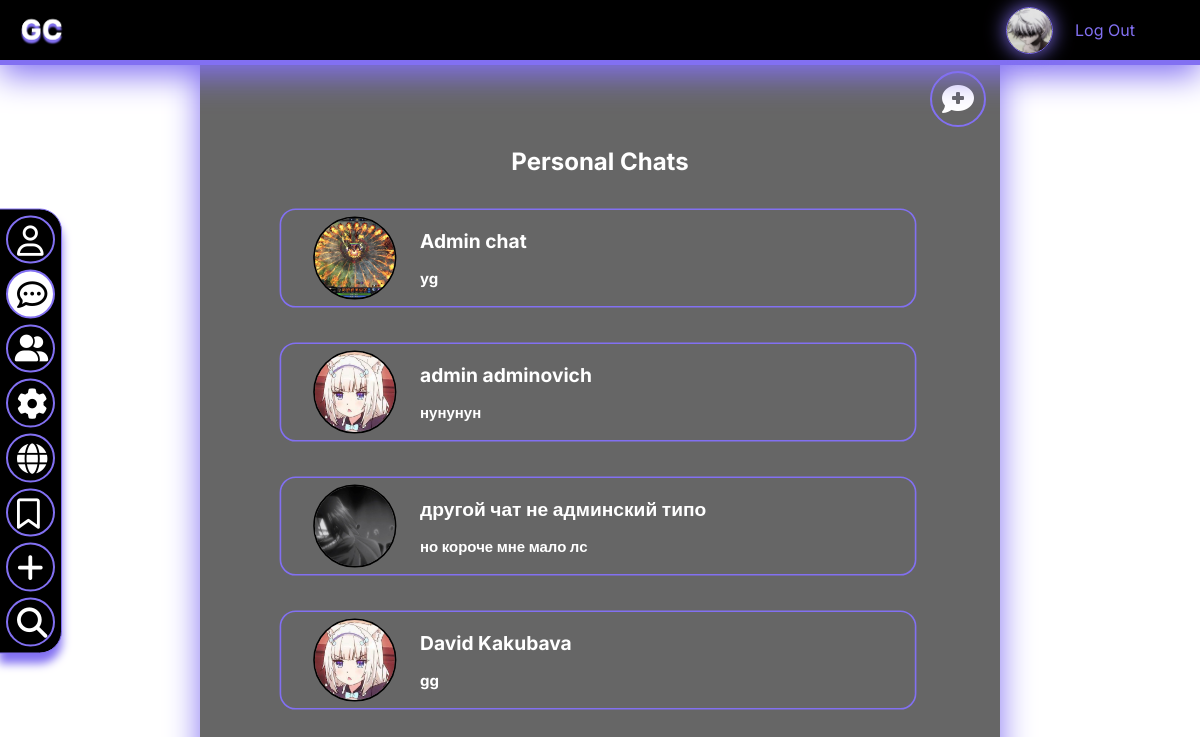
Screenshot of /chatlist (signed in) with the database file from the repository.
### chat/models.py (models this page shows)
class Message(models.Model):
    chat = models.ForeignKey(to=Chat, on_delete=models.CASCADE,
                             verbose_name=_('chat'))
    author = models.ForeignKey(to=User, on_delete=models.CASCADE,
                               verbose_name=_('author'))
    content = models.TextField(verbose_name=_('content'))
    is_read = models.BooleanField(default=False,
                                  verbose_name=_('message has been read'))
    date_create = models.DateTimeField(auto_now=True,
                                       verbose_name=_('date of creation'))
    class Meta:
        verbose_name = _('message')
        verbose_name_plural = _('messages')

class Chat(models.Model):
    name = models.CharField(max_length=50, blank=True,
                            verbose_name=_('chat name'))
    avatar = models.ImageField(upload_to="images/chat_avatars/",
                               default="images/DEFAULT_CHAT_AVATAR.jpg",
                               blank=True)
    is_multy = models.BooleanField(default=False,
                                   verbose_name=_('is multichat'))
    date_create = models.DateTimeField(auto_now=True,
                                       verbose_name=_('date of creation'))
    class Meta:
        verbose_name = _('chat')
        verbose_name_plural = _('chats')

### chat/views.py (the view)
# urls.py: path('chatlist', chat_views.chat_list, name='chat-list'),
@login_required
def chat_list(request):
    def clear(chats):
        for chat in chats:
            if chat['last_message'] is not None:
                yield chat
    context = {}
    chats_objects = get_chats(request.user)
    chats = [generate_chat(chat, request.user)
             for chat
             in chats_objects]
    context['chats'] = clear(chats)
    return render(request, 'chatlist.html', context)

### chat/utils.py (called while the page is built)
def get_chats(user) -> list:
    chats = [access.chat
             for access
             in Access.objects.filter(user=user)
             if access.mode != 0]
    return chats

def generate_chat(chat: Chat, current_user: User) -> dict:
    response = {'id': chat.id,
                'name': get_chat_name(chat, current_user),
                'avatar': get_chat_avatar(chat, current_user),
                'last_message': get_last_message(chat),
                'is_multy': chat.is_multy,
                'info_link': get_chat_info_link(chat, current_user)}
    return response

def get_last_message(chat: Chat) -> Message:
    message = Message.objects.filter(chat=chat).last()
    return message

def get_interlocutor(chat: Chat, current_user: User) -> User | None:
    if chat.is_multy:
        return None
    members = [access.user
               for access
               in Access.objects.filter(chat=chat)]
    for member in members:
        if member == current_user:
            continue
        interlocutor = member
    return interlocutor

def get_chat_name(chat: Chat, current_user: User) -> str:
    if chat.is_multy:
        return chat.name
    friend = get_interlocutor(chat, current_user)
    friend = get_profile(friend)
    return f'{friend.name} {friend.surname}'

def get_chat_avatar(chat: Chat, current_user: User) -> ImageFieldFile:
    if chat.is_multy:
        return chat.avatar
    friend = get_interlocutor(chat, current_user)
    friend = get_profile(friend)
    return friend.avatar

def get_chat_info_link(chat: Chat, current_user: User):
    if chat.is_multy:
        return reverse('multychat-info', args=[chat.id])
    else:
        return reverse('profile', args=[get_interlocutor(chat, current_user).id])

### main/context_processors.py (called while the page is built, shortened)
def get_self_profile(request):
    if request.user.is_authenticated:
        profile = Profile.objects.get(user=request.user)
    context = {'self_profile': {'id': profile.id,
                           'name': profile.name,
                           'surname': profile.surname,
                           'full_name': f'{profile.name} {profile.surname}',
                           'avatar': profile.avatar,
                           }}
    return context

### users/utils.py (called while the page is built)
def get_profile(user: User) -> Profile:
    profile = Profile.objects.get(user=user)
    return profile

### chat/templates/chatlist.html (shortened to what this page needs)
{% extends 'base.html' %}
{% load static %}
{% block style %}<link rel="stylesheet" href="{% static '/css/chatlist.css' %}">{% endblock %}
{% block content %}
    <div class="chat_box">
        <a href="{% url 'new-multychat' %}" class = "create_chat"><i class="fa-solid fa-comment-medical create"></i></a>
        <h2 style="text-align:center;"> Personal Chats </h2>
        {% for chat in chats %}
        <a href="{% url 'chat' chat.id %}">
            <div class="chat_item">
                <img class="chat-user-pic image_avatar" src="{{chat.avatar.url}}">
                <div class="chat_texts">
                <h2>{{ chat.name }}</h2>
                {% if chat.last_message %}
                <h3 id="last_message">{{ chat.last_message.content }}</h3>
                {% endif %}
                </div>
            </div>
        </a>
        {% endfor %}
    </div>
{% endblock %}

### main/templates/base.html (shortened to what this page needs)
{% load static %}
<!DOCTYPE html>
<html lang="en">
<head>
    <link rel="stylesheet" href="{% static '/css/base.css' %}">
    {% block style %}{% endblock %}
</head>
<body>
<header>
    <div class = "header_menu">
        <a href = "{% url 'home' %}" class = "logo_h">
            <img src = "{% static '/images/logo.png' %}" class = "logo_h" alt = "Home Page">
        </a>
    </div>
    {% if user.is_authenticated %}
        <div class="auth_box">
            <img class="image_avatar header_avatar" src="{{self_profile.avatar.url}}" alt="">
            <a href="{% url 'logout' %}" class="auth_btn ">Log Out</a>
        </div>
    {% else %}
        <div class="auth_box">
            <a href="{% url 'registration' %}" class="auth_reg_btn">Registration</a>
            <a href="{% url 'login' %}" class="auth_btn">Log In</a>
        </div>
     {% endif %}
</header>
<div class = "navigation">
    <div  class = "side_menu">
        <div id = "prof" class = "side_icon">
            <a class = "hr" href = "{% url 'self-profile' %}">
                <i class="fa-regular fa-user icona"></i>
            </a>
        </div>
        <div  id = "mes" class = "side_icon">
            <a class = "hr" href = "{% url 'chat-list' %}">
                <i class="fa-regular fa-comment-dots icona"></i>
            </a>
        </div>
        {% if user.is_authenticated %}
        <div  id = "friend" class = "side_icon">
            <a class = "hr" href = "{% url 'friend-list' self_profile.id %}">
                <i class="fa-solid fa-user-group icona"></i>
            </a>
        </div>
        {% else %}
        <div  id = "friend" class = "side_icon">
            <a class = "hr" href = "{% url 'chat-list' %}">
                <i class="fa-solid fa-user-group icona"></i>
            </a>
        </div>
        {% endif %}
        <div  id = "set" class = "side_icon">
            <a class = "hr" href = "{% url 'setting' %}">
                <i class="fa-solid fa-gear icona"></i>
            </a>
        </div>
        <div id = "glob" class = "side_icon">
            <a class = "hr" href = "{% url 'home' %}">
                <i class="fa-solid fa-globe icona"></i>
            </a>
        </div>
        <div  id = "book" class = "side_icon">
            <a class = "hr" href = "{% url 'bookmarks' %}">
                <i class="fa-regular fa-bookmark icona"></i>
            </a>
        </div>
        <div  id = "add" class = "side_icon">
            <a class = "hr" href = "{% url 'addpost' %}">
                <i class="fa-sharp fa-solid fa-plus icona"></i>
            </a>
        </div>
        <div  id = "f" class = "side_icon">
            <a class = "hr" href = "{% url 'findfriend' %}">
                <i class="fa-solid fa-magnifying-glass icona"></i>
            </a>
        </div>
    </div>
</div>
<div class = "main">
    {% block content %}
    {% endblock %}
</div>
</body>
</html>

### main/static/css/base.css (style rules this page uses)
body { background-image: url("../../static/images/background.jpg"); background-size: cover; background-attachment: fixed; margin: 0; font-family: 'Inter', sans-serif; }
header { display: flex; align-items: center; color: white; background-color: #000000; border-bottom: #8270F2 solid 5px; width: 100%; height: 7%; position: fixed; z-index: 1; box-shadow: 0px 10px 33px #8270f2; }
.header_menu { width: 100%; height: 100%; background-color: black; }
.logo_h { height: 100%; display: flex; }
.main { display: flex; }
.navigation { display: inline-flex; width: 10%; position: fixed; margin-top: 10%; }
.side_icon { width: calc(24px + 11 * (200vw / 1280)); height: calc(24px + 11 * (200vw / 1280)); background-color: black; border-radius: 1000px; margin: 6px; color:white; border: 2px solid #8270F2; transition:0.3s; }
.now-side_icon { width: calc(24px + 11 * (200vw / 1280)); height: calc(24px + 11 * (200vw / 1280)); background-color: white; color: black; border-radius: 1000px; margin: 6px; border: 2px solid #8270F2; transition: 0.3s; }
.icona { color: white; margin-left:20%; margin-top: 18%; font-size: calc(17px + 11 * (130vw / 1280)); transition: 0.3s; }
.now-icona { color: black; margin-left:20%; margin-top: 18%; font-size: calc(17px + 11 * (130vw / 1280)); transition: 0.3s; }
.side_menu { background-color: black; border-top-right-radius: calc((24px + 11 * (200vw / 1280)) / 2); border-bottom-right-radius: calc((24px + 11 * (200vw / 1280)) / 2); position: fixed; border: solid 1px #8270F2; box-shadow: 0px 10px 10px #8270F2; transform: translateY(-50%); top: 50%; max-height: 80%; left:-1px; }
.auth_btn { background: transparent; color: #8270F2; font-family: 'Inter', sans-serif; border: 2px solid black; margin-right:50px; transition: all 0.3s; }
.auth_box { width:250px; height: 100%; display:flex; justify-content:center; align-items:center; }
.fa-user-group { font-size: calc(17px + 8 * (130vw / 1280)); margin-left:15%; margin-top:18%; }
a { text-decoration: none; }
.image_avatar { aspect-ratio: 1/1; object-fit: cover; }
.header_avatar { height: 5.6vh; border-radius: 100%; margin-right: 20px; box-shadow: 0px 0px 20px #8270F2; border: 1px solid #8270F2; }

### main/static/css/chatlist.css (style rules this page uses)
.chat_box { background-color: rgba(0,0,0,60%); width: 800px; min-height: 100vh; margin: 0 auto; color: white; padding-top: calc(7vh + 5px); border-radius: 50px; box-shadow: 0px 0px 33px #8270F2; }
.chat_item { display:flex; align-items:center; justify-content: start; width: 99%; height: 120px; transform: scale(0.8,0.8); transition: all 0.5s; border-radius: 20px; border: 2px solid #8270F2; margin-top: 10px; margin-bottom: 10px; color: white; }
.chat_texts { text-decoration: none; word-wrap: break-word; word-break: break-all; }
.chat-user-pic { width: 100px; margin-left:5%; margin-right:30px; border: 2px solid #000; border-radius: 100%; }
.create { color:white; font-size:200%; border: #8270F2 solid 2px; padding:10px; margin:10px; margin-bottom:0px; border-radius:200px; transition:0.5s; }
.create_chat { position: relative; left: 90%; }

### rows the page displays
Message: shows a picture, name "Admin chat", last_message.content "yg"
Message: name "admin adminovich", last_message.content "нунунун"
Message: shows a picture, name "другой чат не админский типо", last_message.content "но короче мне мало лс"
Message: name "David Kakubava", last_message.content "gg"
